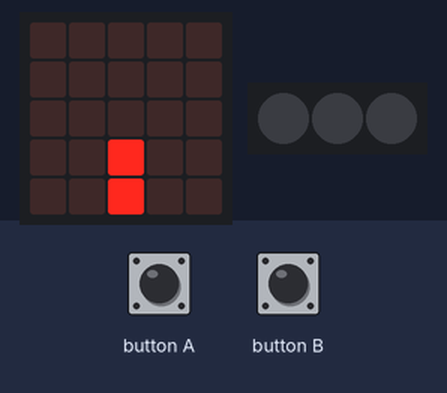
Bench run of a program on a simulated Calliope mini (MakeCode). Parts: the board's 5×5 LED display, 3 RGB LEDs in strip order, left to right. The inputs (shaded band) are chosen by the test bench. Random numbers come from a fixed seed; the short countdown, score and lost-life animations are approximate; the run ends where the board's game-over animation would start. At 7.3 s the program stops and its outputs stay as they are.

Above: at 1.2 s.
1.3 s: button A pressed for 0.15 s
At 1.5 s:
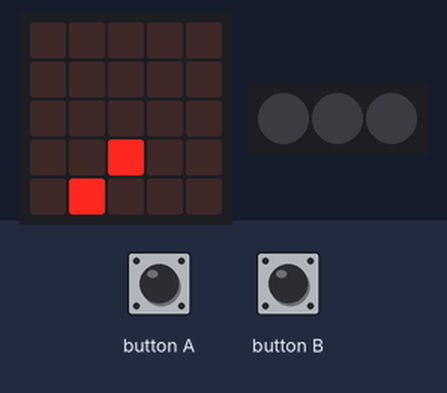
At 1.9 s:
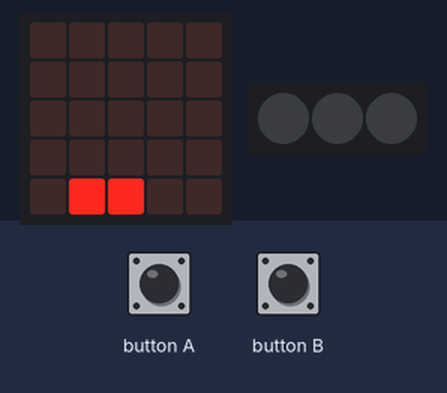
2.0 s: button B pressed for 0.15 s
At 8.4 s:
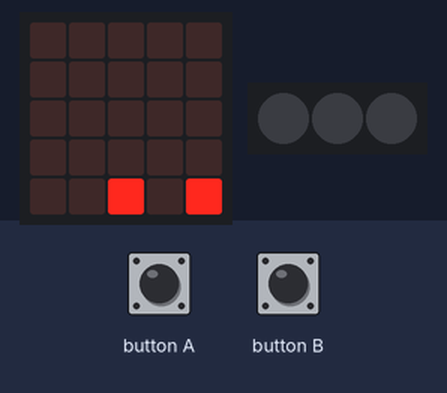
Timing chart, 0 to 8.8 s (numbered marks = the images above; inputs shaded):
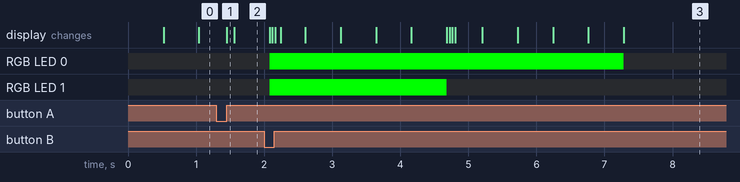

The program:

main.ts
```typescript
input.onButtonEvent(Button.A, input.buttonEventClick(), function () {
    eimer.move(-1)
})
input.onButtonEvent(Button.B, input.buttonEventClick(), function () {
    eimer.move(1)
})
let eimer: game.LedSprite = null
let wasser = game.createSprite(2, 0)
eimer = game.createSprite(2, 4)
game.setLife(3)
let leben = 3
game.setScore(0)
basic.forever(function () {
    if (wasser.get(LedSpriteProperty.Y) < 4) {
        wasser.change(LedSpriteProperty.Y, 1)
    } else {
        if (wasser.isTouching(eimer)) {
            basic.setLedColors(0x00ff00, 0x00ff00, 0x00ff00)
            game.addScore(1)
        } else {
            game.removeLife(1)
            leben = leben - 1
            if (leben == 3) {
                basic.setLedColors(0x00ff00, 0x00ff00, 0x00ff00)
            } else if (leben == 2) {
                basic.setLedColors(0x00ff00, 0x00ff00, 0x000000)
            } else if (leben == 1) {
                basic.setLedColors(0x00ff00, 0x000000, 0x000000)
            } else if (leben == 0) {
                basic.setLedColors(0x000000, 0x000000, 0x000000)
            }
        }
        wasser.set(LedSpriteProperty.X, randint(0, 4))
        wasser.set(LedSpriteProperty.Y, 0)
    }
    basic.pause(500)
})
```

test.ts
```typescript
// Hier kann man Tests durchführen; diese Datei wird nicht kompiliert, wenn dieses Paket als Erweiterung verwendet wird.
```
